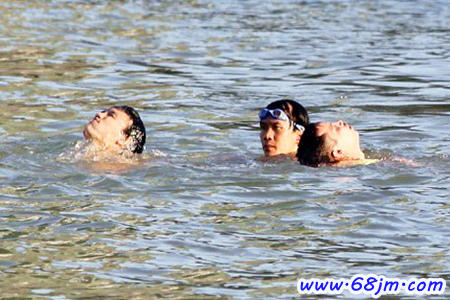
#> input picture Interview/type1.jpg, 450 x 300 px
$ python dft.py   (older library calls are emulated)
#> lines starting #> are read from the running program, lines starting #| are printed output that depends on the picture
#> further down, src is the input picture: shape (300, 450, 3); mean B, G, R 166.5, 163.1, 157.3
import cv2 as cv
import numpy as np
from matplotlib import pyplot as plt


def dft(img1):
    f = np.fft.fft2(img1)
    fshift = np.fft.fftshift(f)
    rows, cols = img1.shape[:2]
#> rows = 300; cols = 450
    crow, ccol = np.ceil(rows / 2), np.ceil(cols / 2)
#> crow = 150; ccol = 225
    crow, ccol = np.int(crow), np.int(ccol)
    # 注意fshift是用来与原图像进行掩模操作的但是具体的，我也看着很抽象。这一部分与低通的有些相对的意思。
    fshift[crow - 30:crow + 30, ccol - 30:ccol + 30] = 0
    f_ishift = np.fft.ifftshift(fshift)
    img_back = np.fft.ifft2(f_ishift)
    img_back = np.abs(img_back)
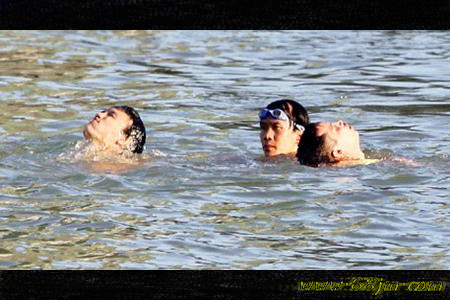
#> img_back: shape (300, 450, 3) float64; mean of channels 0, 1, 2 133.9, 132, 127.5; drawn with min black and max white
    plt.subplot(1, 2, 1), plt.imshow(img1)
    plt.title('input image'), plt.xticks([]), plt.yticks([])
    plt.subplot(1, 2, 2), plt.imshow(img_back)
    plt.title('image after HPF'), plt.xticks([]), plt.yticks([])
    plt.show()
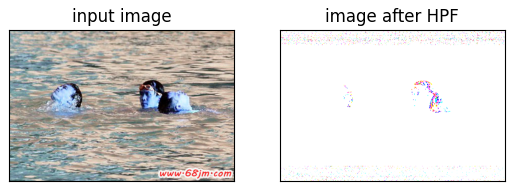
#> figure drawn by matplotlib, 2 panels; B, G, R data is drawn as R, G, B
    cv.imshow('image fft', img_back)
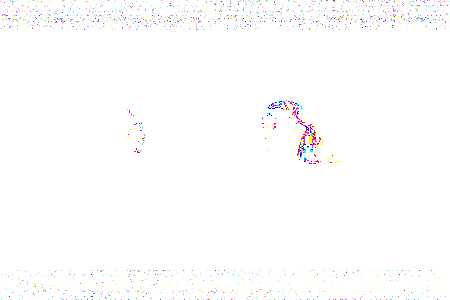
#> window 'image fft': shape (300, 450, 3); mean B, G, R 253.6, 253.3, 253.6
    cv.waitKey(0)
    return img_back


src = cv.imread("../type1.jpg")
cv.imshow('demo', src)
img = dft(src)

cv.waitKey(0)

$ run again, with Interview/type2.jpg copied over Interview/type1.jpg
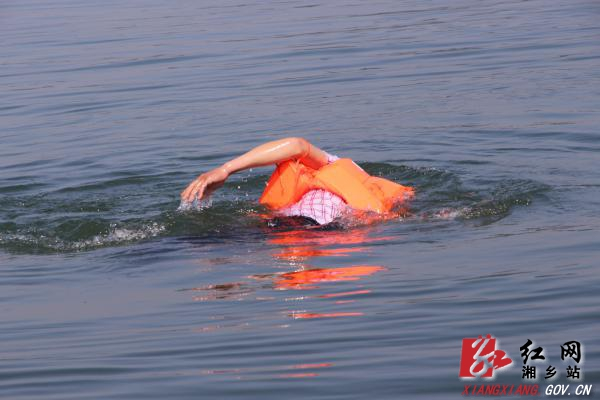
#> input picture Interview/type2.jpg, 600 x 400 px
#> src is the input picture: shape (400, 600, 3); mean B, G, R 136.9, 118.3, 119.1
#> in dft, `plt.show()`:
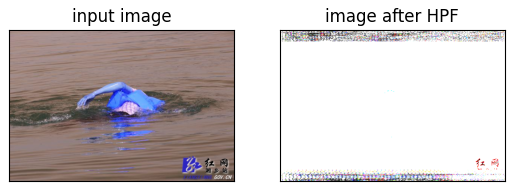
#> figure drawn by matplotlib, 2 panels; B, G, R data is drawn as R, G, B
#> in dft, `cv.imshow('image fft', img_back)`:
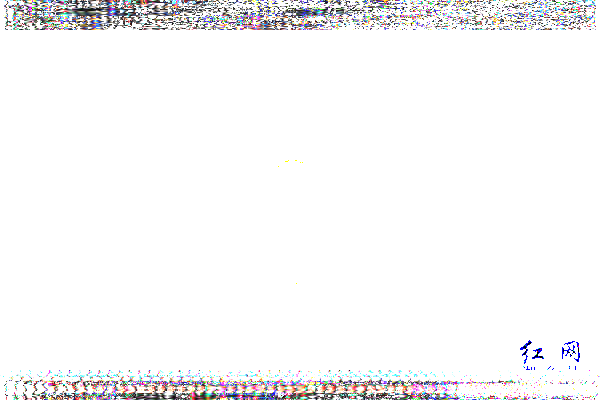
#> window 'image fft': shape (400, 600, 3); mean B, G, R 246.9, 246.3, 246.7

$ run again, with Interview/type3.jpg copied over Interview/type1.jpg
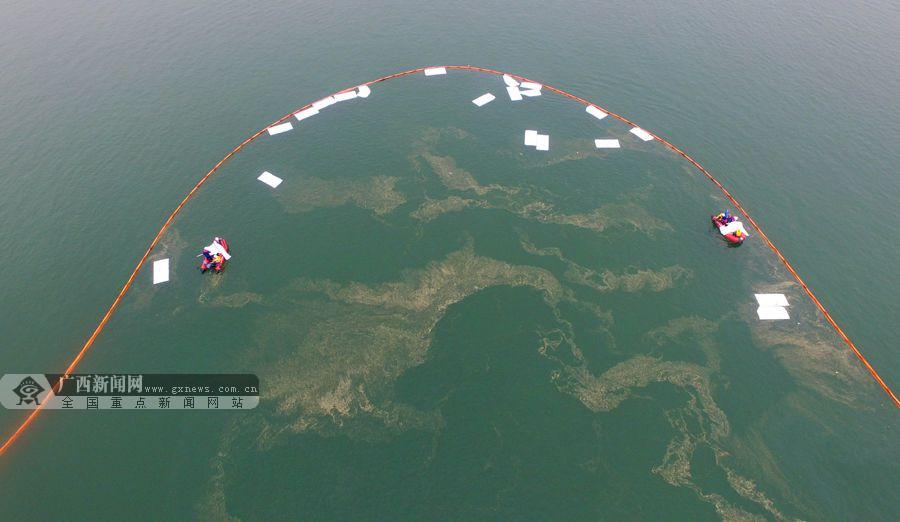
#> input picture Interview/type3.jpg, 900 x 522 px
#> src is the input picture: shape (522, 900, 3); mean B, G, R 111, 118.8, 96.4
#> in dft, `plt.show()`:
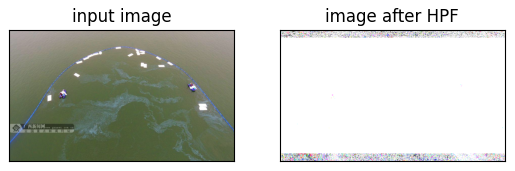
#> figure drawn by matplotlib, 2 panels; B, G, R data is drawn as R, G, B
#> in dft, `cv.imshow('image fft', img_back)`:
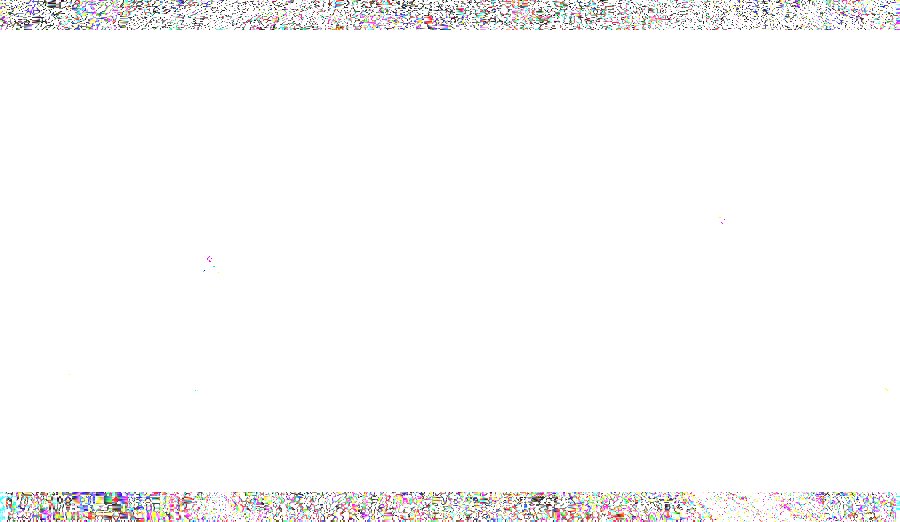
#> window 'image fft': shape (522, 900, 3); mean B, G, R 249.7, 249.6, 250.2

$ run again, with Interview/type4.jpg copied over Interview/type1.jpg
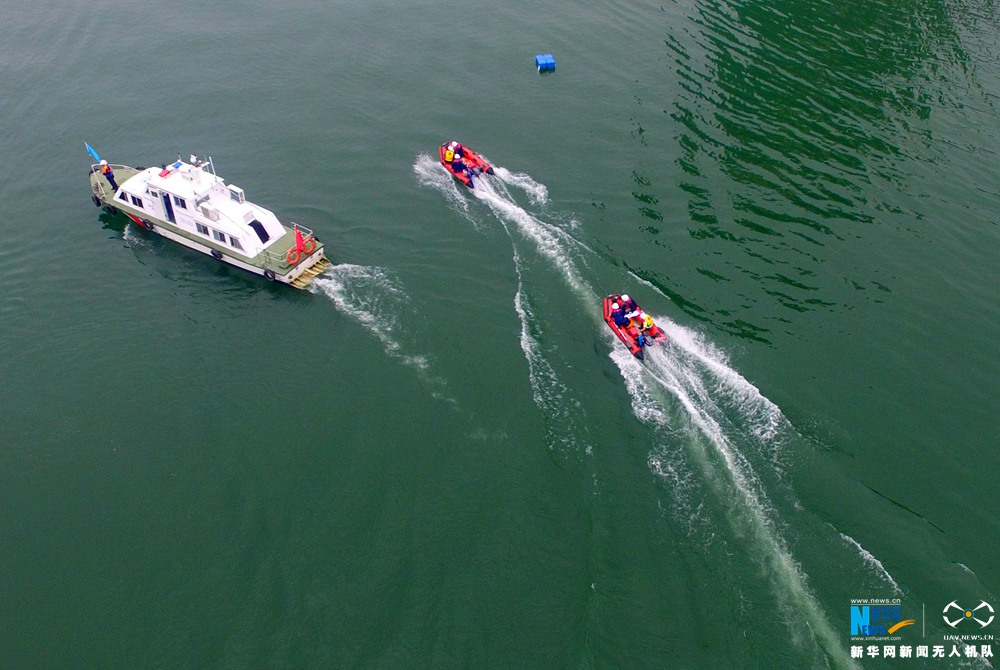
#> input picture Interview/type4.jpg, 1000 x 670 px
#> src is the input picture: shape (670, 1000, 3); mean B, G, R 87, 97.7, 65.9
#> in dft, `plt.show()`:
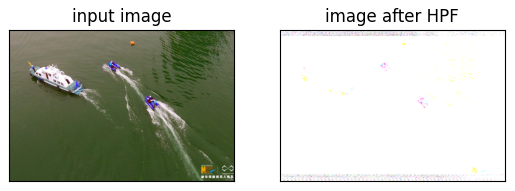
#> figure drawn by matplotlib, 2 panels; B, G, R data is drawn as R, G, B
#> in dft, `cv.imshow('image fft', img_back)`:
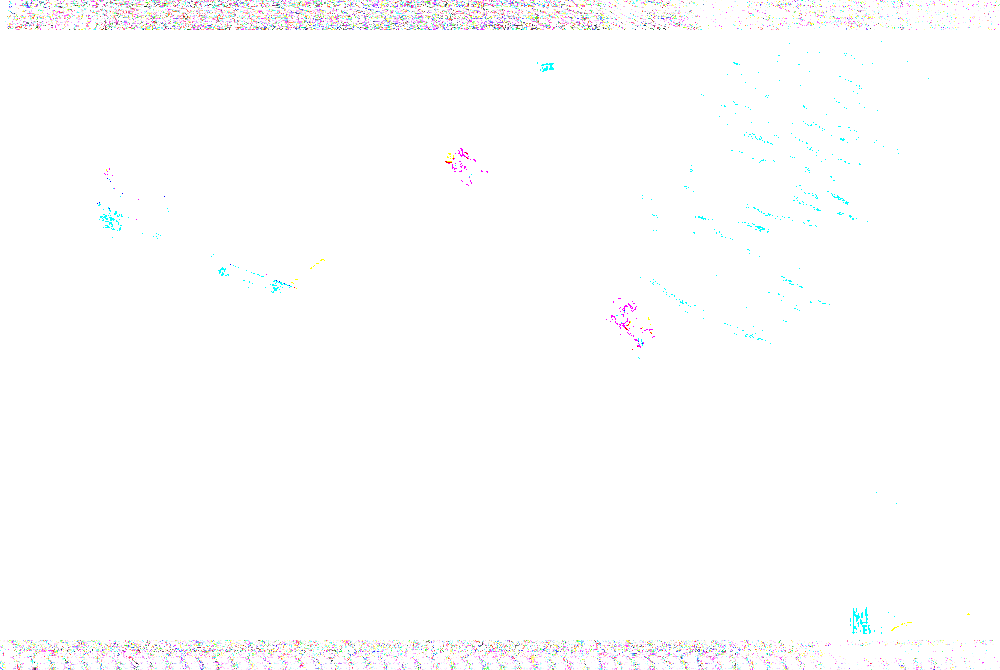
#> window 'image fft': shape (670, 1000, 3); mean B, G, R 253.6, 253.3, 253.3
